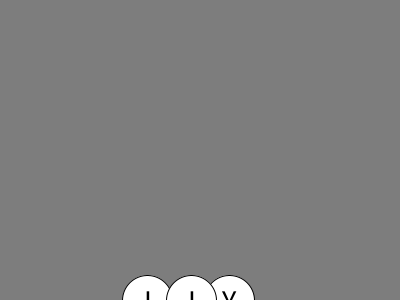
Frame 1 (no input)
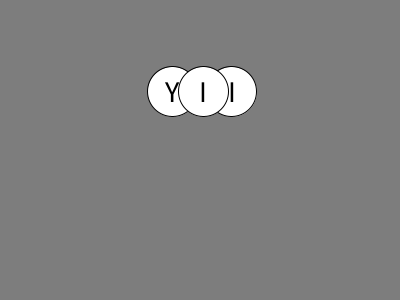
Frame 60 (the mouse pressed at the canvas centre just before this capture)
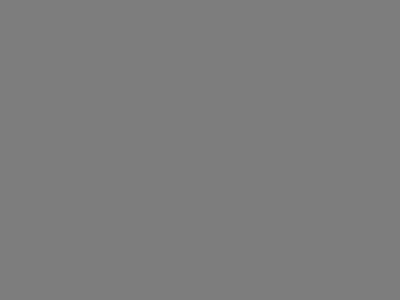
Frame 120 (the mouse held since frame 60 and released just before this capture)

The Processing sketch that drew these frames (run headless with seeded random() and noise(); from frame 60 on, the mouse is pressed at the canvas centre):

// Processing sketch: week08_3
// ── week08_3.pde
Fruit[] fruits;
void setup()
{
  size(400,300);
  fruits = new Fruit[3];
  for(int  i=0;i<3;i++)
  {
    fruits[i] = new Fruit(this);
  }
}
void draw()
{
  background(125);
  for(int i=0;i<3;i++)
  {
    fill(255);
    ellipse(fruits[i].x,fruits[i].y,50,50);
    textSize(30);
    textAlign(CENTER,CENTER);
    fill(0);
    text(fruits[i].c,fruits[i].x,fruits[i].y);
    fruits[i].update();
  }
}
void keyPressed()
{
  for(int i=0;i<3;i++)
  {
    if(keyCode == fruits[i].c)
    {
      fruits[i].reset();
    }
  }
}

// ── Fruit.pde
String line = "ABCDEFGHIJKLMNOPQRSTUVWXYZ";
class Fruit
{
  float x,y,vx,vy;
  boolean flying;
  char c;
  PApplet sketch;
  Fruit(PApplet _sketch)
  {
    sketch = _sketch;
    reset();
  }
  void reset()
  {
    x = sketch.random(100.0,300.0);
    y = 300;
    vx = sketch.random(-2,+2);
    vy = -13;
    flying = true;
    int i = int(random(26));
    c = line.charAt(i);
  }
  void update()
  {
    x += vx;
    y += vy;
    vy += 0.98/3;
  }
}
